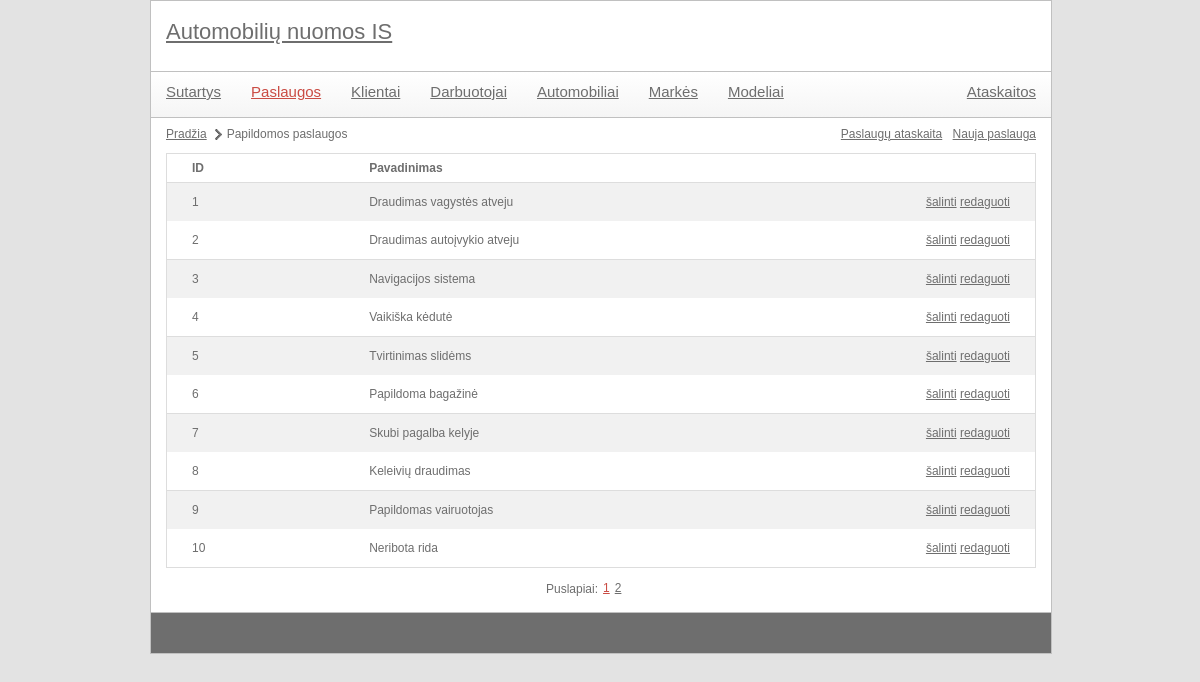
/autonuoma/index.php?module=service&action=list, run on the app's committed database.
### tables this page shows
CREATE TABLE `pavyzdys_paslaugos` (
  `id` int(11) NOT NULL,
  `pavadinimas` varchar(40) NOT NULL,
  `aprasymas` varchar(300) DEFAULT NULL
);

### autonuoma/controls/service_list.php (called while the page is built, shortened)
<?php
include 'libraries/services.class.php';
$servicesObj = new services();
$elementCount = $servicesObj->getServicesListCount();
include 'utils/paging.class.php';
$paging = new paging(config::NUMBER_OF_ROWS_IN_PAGE);
$paging->process($elementCount, $pageId);
$data = $servicesObj->getServicesList($paging->size, $paging->first);
include 'templates/service_list.tpl.php';
?>

### autonuoma/index.php (called while the page is built, shortened)
<?php
	include 'utils/mysql.class.php';
	if(isset($_GET['module'])) {
		$module = mysql::escape($_GET['module']);
	}
	include 'templates/main.tpl.php';
?>

### autonuoma/utils/mysql.class.php (called while the page is built, shortened)
<?php
class mysql {
    protected static $connection;
    public static function connect() {
		if(!isset(self::$connection)) {
            self::$connection = new mysqli(config::DB_SERVER, config::DB_USERNAME, config::DB_PASSWORD, config::DB_NAME);
        }
        return self::$connection;
    }
    public static function query($query) {
        $connection = mysql::connect();
        $result = $connection->query($query);
        return $result;
    }
    public static function select($query) {
        $rows = array();
        $result = mysql::query($query);
        while ($row = $result->fetch_assoc()) {
            $rows[] = $row;
        }
        return $rows;
    }
	public static function escape($field) {
		$connection =  mysql::connect();
		return mysqli_real_escape_string($connection, $field);
	}
}

### autonuoma/utils/paging.class.php (called while the page is built, shortened)
<?php
class paging {
	public $size;
	public function __construct($rowsPerPage) {
		$this->size = $rowsPerPage;
	}
	public function process($total, $currentPage) {
		$this->first = ($currentPage - 1) * $this->size;
	}
}
?>

### autonuoma/libraries/services.class.php (called while the page is built, shortened)
<?php
class services {
	private $paslaugos_lentele = '';
	public function __construct() {
		$this->paslaugos_lentele = config::DB_PREFIX . 'paslaugos';
	}
	public function getServicesList($limit = null, $offset = null) {
		$limitOffsetString = "";
		if(isset($limit)) {
			$limitOffsetString .= " LIMIT {$limit}";
		}
		if(isset($offset)) {
			$limitOffsetString .= " OFFSET {$offset}";
		}
		$query = "  SELECT *
					FROM `{$this->paslaugos_lentele}`" . $limitOffsetString;
		$data = mysql::select($query);
		return $data;
	}
}

### autonuoma/templates/service_list.tpl.php (the view, shortened to what this page needs)
<ul id="pagePath">
	<li><a href="index.php">Pradžia</a></li>
	<li>Papildomos paslaugos</li>
</ul>
<div id="actions">
	<a href='index.php?module=<?php echo $module; ?>&action=report' target="_blank">Paslaugų ataskaita</a>
	<a href='index.php?module=<?php echo $module; ?>&action=create'>Nauja paslauga</a>
</div>
<table class="listTable">
	<tr>
		<th>ID</th>
		<th>Pavadinimas</th>
		<th></th>
	</tr>
	<?php
		foreach($data as $key => $val) {
			echo
				"<tr>"
					. "<td>{$val['id']}</td>"
					. "<td>{$val['pavadinimas']}</td>"
					. "<td>"
						. "<a href='#' onclick='showConfirmDialog(\"{$module}\", \"{$val['id']}\"); return false;' title=''>šalinti</a>&nbsp;"
						. "<a href='index.php?module={$module}&action=edit&id={$val['id']}' title=''>redaguoti</a>"
					. "</td>"
				. "</tr>";
		}
	?>
</table>
<?php
	include 'templates/paging.tpl.php';
?>

### autonuoma/style/main.css (style rules this page uses)
body { color: #6e6e6e; font-family: Verdana, Geneva, sans-serif; font-size: 12px; background-color: #e3e3e3; width: 900px; margin: 0px auto; }
a { color: #6e6e6e; }
#contentMain table { margin-top: 3px; width: 100%; border-collapse: collapse; border: 1px solid #ddd; }
#contentMain table th { text-align: left; padding: 8px 25px; font-weight: bold; }
#contentMain table th:last-child { width: 40px; }
#contentMain table th:first-child { border-top-left-radius: 5px; moz-border-top-left-radius: 5px; }
#contentMain table th:last-child { border-top-right-radius: 5px; moz-border-top-right-radius: 5px; }
#contentMain table.listTable tr:nth-child(even) { background-color: #f1f1f1; }
#contentMain table td { padding: 8px 25px; text-align: center; line-height: 22px; text-align: left; }
#contentMain table tr:last-child td:first-child { border-bottom-left-radius: 5px; moz-border-bottom-left-radius: 5px; }
#contentMain table tr:last-child td:last-child { border-bottom-right-radius: 5px; moz-border-bottom-right-radius: 5px; }
#contentMain table.listTable tr:nth-child(odd) { background-color: #fff; border-bottom: 1px solid #ddd; }
#contentMain #pagePath { margin: 10px 0px 10px 0px; display: block; float: left; }
#contentMain #pagePath li { float: left; display: block; margin-right: 5px; background: url(images/page-path-separator.png) center right no-repeat; padding-right: 15px; }
#contentMain #pagePath li:last-child { background: none; }
#contentMain #actions { float: right; margin: 10px 0px 0px 0px; }
#contentMain #actions a { margin-left: 7px; }

### data on the page
pavyzdys_paslaugos: id "1", pavadinimas "Draudimas vagystės atveju"
pavyzdys_paslaugos: id "2", pavadinimas "Draudimas autoįvykio atveju"
pavyzdys_paslaugos: id "3", pavadinimas "Navigacijos sistema"
pavyzdys_paslaugos: id "4", pavadinimas "Vaikiška kėdutė"
pavyzdys_paslaugos: id "5", pavadinimas "Tvirtinimas slidėms"
pavyzdys_paslaugos: id "6", pavadinimas "Papildoma bagažinė"
pavyzdys_paslaugos: id "7", pavadinimas "Skubi pagalba kelyje"
pavyzdys_paslaugos: id "8", pavadinimas "Keleivių draudimas"
pavyzdys_paslaugos: id "9", pavadinimas "Papildomas vairuotojas"
pavyzdys_paslaugos: id "10", pavadinimas "Neribota rida"

### other printed values
$value['page'] "1"
$value['page'] "2"
